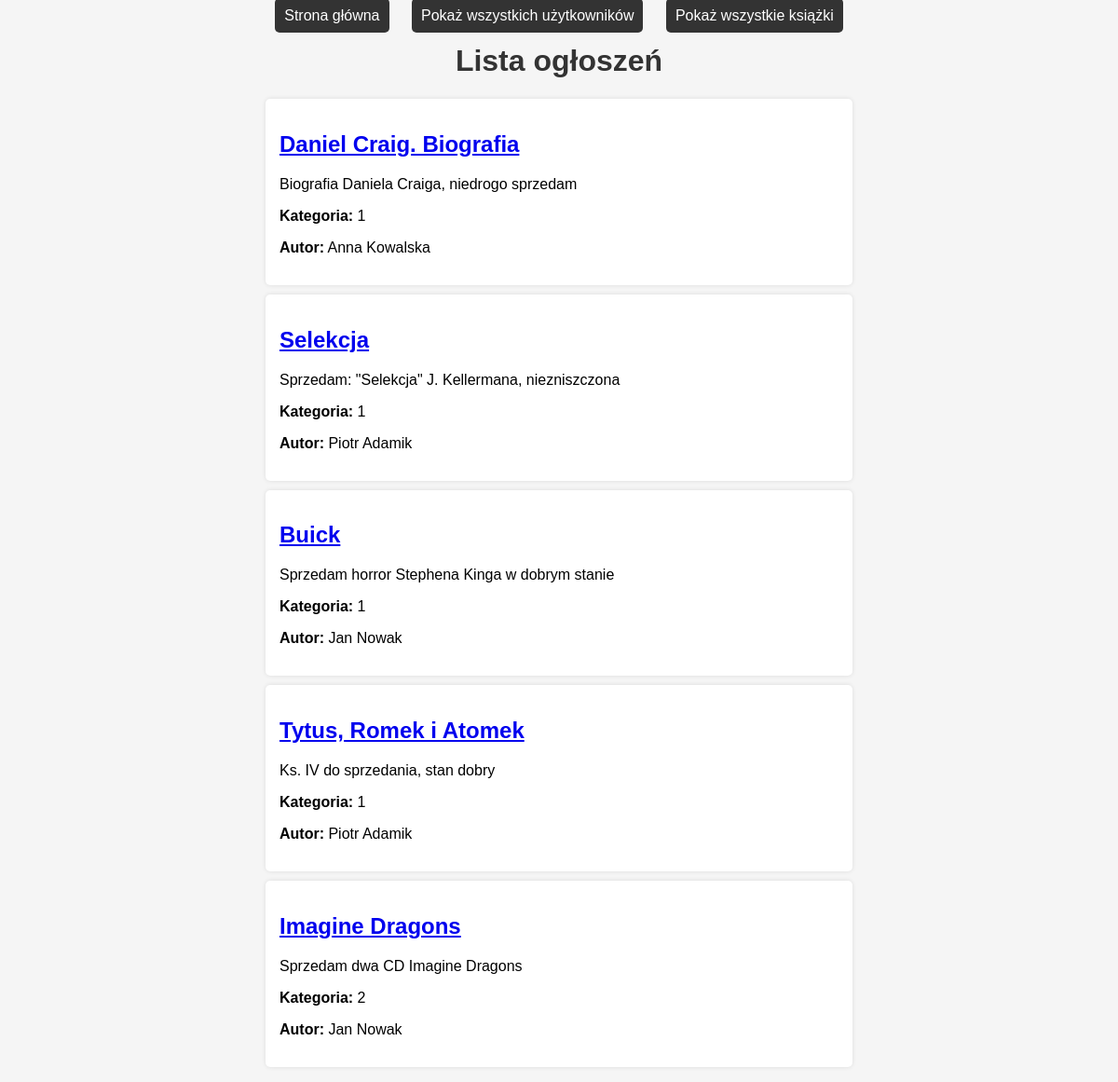
The page / on the database its author committed.
### oglapp/models.py (models this page shows, shortened)
class Ogloszenie(models.Model):
    kategoria = models.PositiveSmallIntegerField()
    podkategoria = models.PositiveSmallIntegerField()
    tytul = models.CharField(max_length=200)
    tresc = models.TextField()
    uzytkownik = models.ForeignKey(Uzytkownik, on_delete=models.CASCADE)

class Uzytkownik(models.Model):
    imie = models.CharField(max_length=100)
    nazwisko = models.CharField(max_length=100)
    telefon = models.PositiveIntegerField()
    email = models.EmailField(unique=True)

### oglapp/views.py (the view)
# urls.py: path('', index, name='index'),
def index(request):
    ogloszenia = Ogloszenie.objects.select_related('uzytkownik').all()
    return render(request, 'index.html', {'ogloszenia': ogloszenia})

### oglapp/templates/index.html (shortened to what this page needs)
{% extends 'base.html' %}
{% block content %}
<h1>Lista ogłoszeń</h1>
<ul>
    {% for ogloszenie in ogloszenia %}
        <li>
            <h2><a href="{% url 'tresc' ogloszenie.id %}">{{ ogloszenie.tytul }}</a></h2>
            <p>{{ ogloszenie.tresc|truncatewords:15 }}</p>
            <p><strong>Kategoria:</strong> {{ ogloszenie.kategoria }}</p>
            <p><strong>Autor:</strong> {{ ogloszenie.uzytkownik.imie }} {{ ogloszenie.uzytkownik.nazwisko }}</p>
        </li>
    {% endfor %}
</ul>
{% endblock %}

### oglapp/templates/base.html (shortened to what this page needs)
<!DOCTYPE html>
<html lang="pl">
<head>
    {% load static %}
    <link rel="stylesheet" type="text/css" href="{% static 'style.css' %}">
</head>
<body>
    <nav>
        <a href="{% url 'index' %}">Strona główna</a>
        <a href="{% url 'uzytkownik' %}">Pokaż wszystkich użytkowników</a>
        <a href="{% url 'ksiazka' %}">Pokaż wszystkie książki</a>
    </nav>
    <main>
        {% block content %}{% endblock %}
    </main>
</body>
</html>

### oglapp/static/style.css (style rules this page uses)
body { font-family: Arial, sans-serif; background-color: #f5f5f5; text-align: center; }
nav a { margin: 10px; text-decoration: none; color: white; background: #333; padding: 10px; border-radius: 5px; }
h1 { color: #333; }
ul { list-style-type: none; padding: 0; }
li { background: white; margin: 10px auto; padding: 15px; border-radius: 5px; box-shadow: 0px 0px 5px rgba(0, 0, 0, 0.1); max-width: 600px; text-align: left; }

### rows shown on the page
Ogloszenie: tytul "Daniel Craig. Biografia", tresc "Biografia Daniela Craiga, niedrogo sprzedam", kategoria "1", uzytkownik.imie "Anna", uzytkownik.nazwisko "Kowalska"
Ogloszenie: tytul "Selekcja", tresc "Sprzedam: \"Selekcja\" J. Kellermana, niezniszczona", kategoria "1", uzytkownik.imie "Piotr", uzytkownik.nazwisko "Adamik"
Ogloszenie: tytul "Buick", tresc "Sprzedam horror Stephena Kinga w dobrym stanie", kategoria "1", uzytkownik.imie "Jan", uzytkownik.nazwisko "Nowak"
Ogloszenie: tytul "Tytus, Romek i Atomek", tresc "Ks. IV do sprzedania, stan dobry", kategoria "1", uzytkownik.imie "Piotr", uzytkownik.nazwisko "Adamik"
Ogloszenie: tytul "Imagine Dragons", tresc "Sprzedam dwa CD Imagine Dragons", kategoria "2", uzytkownik.imie "Jan", uzytkownik.nazwisko "Nowak"
